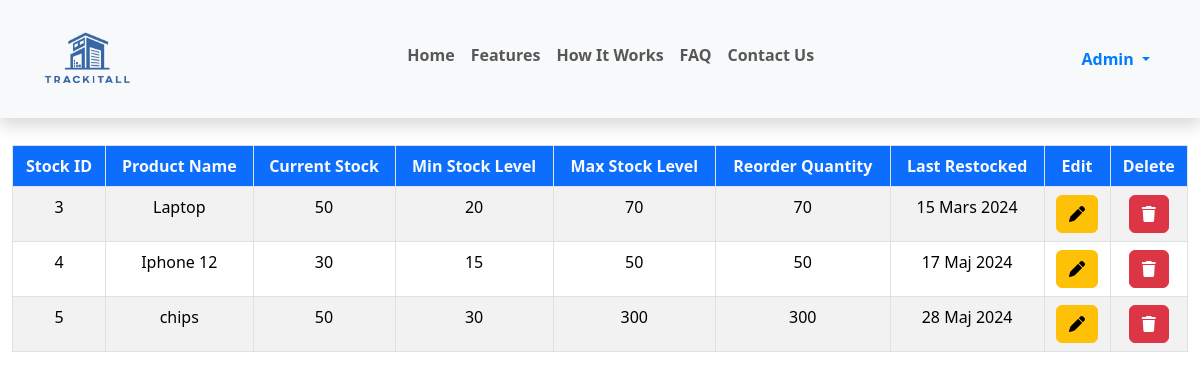
/stocks/ (signed in), run on an earlier commit of the app's database.
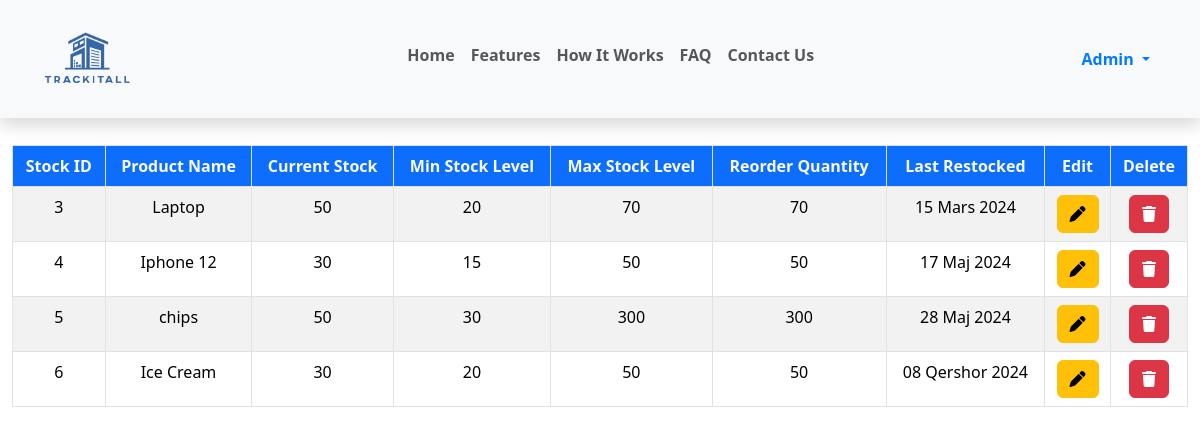
And on a later commit of the database.
### App/models.py (models this page shows, shortened)
class Stock(models.Model):
    product = models.CharField(max_length=400, verbose_name=_("Product"))
    current_stock = models.IntegerField(verbose_name=_("Current Stock"))
    min_stock_level = models.IntegerField(verbose_name=_("Minimum Stock Level"))
    max_stock_level = models.IntegerField(verbose_name=_("Maximum Stock Level"))
    reorder_quantity = models.IntegerField(verbose_name=_("Reorder Quantity"))
    last_restocked = models.DateField(verbose_name=_("Last Restocked"))
    user = models.ForeignKey(User, on_delete=models.CASCADE, verbose_name=_("User"))
    class Meta:
        verbose_name_plural = _("Stocks")

### App/views.py (the view)
    def _wrapped_view(request, *args, **kwargs):
        expired_session_message = 'The session has expired. Please login again to continue.'
        if expired_session_message in [msg.message for msg in messages.get_messages(request)]:
            messages.info(request, expired_session_message)
            return redirect("login")
        if not request.user.is_authenticated:
            messages.error(request, "You need to login first!")
            return redirect("login")
        return view_func(request, *args, **kwargs)

### App/views.py (called while the page is built)
def redirect_if_not_authenticated(view_func):
    def _wrapped_view(request, *args, **kwargs):
        expired_session_message = 'The session has expired. Please login again to continue.'
        if expired_session_message in [msg.message for msg in messages.get_messages(request)]:
            messages.info(request, expired_session_message)
            return redirect("login")
        if not request.user.is_authenticated:
            messages.error(request, "You need to login first!")
            return redirect("login")
        return view_func(request, *args, **kwargs)
    return _wrapped_view

@redirect_if_not_authenticated
def stock(request):
    stocks = Stock.objects.filter(user=request.user)
    context = {"stocks": stocks}
    return render(request, "stock/stocks.html", context)

### App/templates/stock/stocks.html (shortened to what this page needs)
{% extends "base.html" %}
{% block content %}
    {% include 'nav.html' %}
    <div class="container-fluid products" style="margin-top: 20px;">
        <div class="row">
            <div class="col-lg-12">
                <div class="table-responsive pt-lg-0" style="margin-top: 125px !important;">
                    <table class="table table-bordered table-striped nowrap" id="example">
                        <thead>
                            <tr>
                                <th scope="col" class="bg-primary text-light text-center filter">Stock ID</th>
                                <th scope="col" class="bg-primary text-light text-center filter">Product Name</th>
                                <th scope="col" class="bg-primary text-light text-center filter">Current Stock</th>
                                <th scope="col" class="bg-primary text-light text-center filter">Min Stock Level</th>
                                <th scope="col" class="bg-primary text-light text-center filter">Max Stock Level</th>
                                <th scope="col" class="bg-primary text-light text-center filter">Reorder Quantity</th>
                                <th scope="col" class="bg-primary text-light text-center filter">Last Restocked</th>
                                <th scope="col" class="bg-primary text-light text-center filter">Edit</th>
                                <th scope="col" class="bg-primary text-light text-center filter">Delete</th>
                            </tr>
                        </thead>
                        <tbody>
                            {% for stock in stocks %}
                                <tr>
                                    <td class="text-center">{{ stock.id }}</td>
                                    <td class="text-center">{{ stock.product }}</td>
                                    {% if stock.current_stock < stock.min_stock_level %}
                                        <td class="text-center text-danger fw-bolder">{{ stock.current_stock }}</td>
                                    {% else %}
                                        <td class="text-center">{{ stock.current_stock }}</td>
                                    {% endif %}
                                    <td class="text-center">{{ stock.min_stock_level }}</td>
                                    <td class="text-center">{{ stock.max_stock_level }}</td>
                                    <td class="text-center">{{ stock.reorder_quantity }}</td>
                                    <td class="text-center">{{ stock.last_restocked }}</td>
                                    <td class="text-center">
                                        <a href="{% url 'edit_stock' stock.id %}" class="btn btn-warning">
                                            <i class="fas fa-pen"></i>
                                        </a>
                                    </td>
                                    <td class="text-center">
                                        <a href="#" class="btn btn-danger" title="DELETE" data-bs-toggle="modal" data-bs-target="#exampleModal{{ stock.pk }}">
                                            <i class="fas fa-trash"></i>
                                        </a>
                                    </td>
                                </tr>
                            {% endfor %}
                        </tbody>
                    </table>
                </div>
            </div>
        </div>
    </div>
{% endblock content %}

What changed in the data, as far as the page shows it:
added Stock: id "6", product "Ice Cream", current_stock "30", min_stock_level "20", max_stock_level "50", reorder_quantity "50", last_restocked "08 Qershor 2024"
